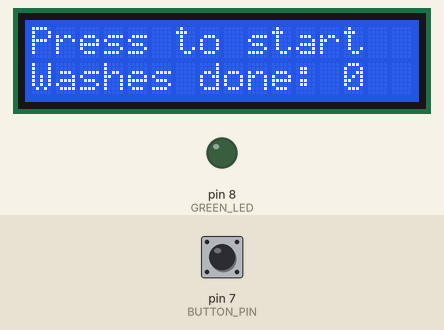
Recording of a sketch running on a simulated Arduino Uno, built with avr-gcc and run on an emulated ATmega328P. On the bench: 16×2 character LCD, output pins drawn as LEDs (lit = HIGH). The inputs (shaded band) are chosen by the test bench; at power-on: pin 7 (BUTTON_PIN) HIGH. What the sketch prints to the serial monitor is not drawn.

Above: at 1.2 s.
1.3 s: pin 7 (BUTTON_PIN) pulled LOW for 0.15 s
At 1.8 s:
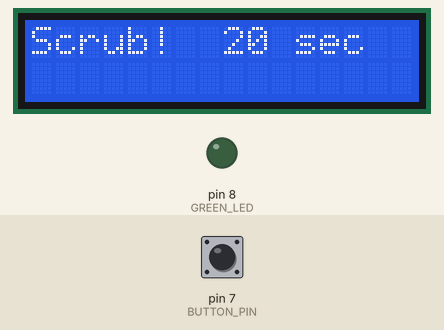
4.4 s: pin 7 (BUTTON_PIN) pulled LOW for 1 s
At 5.3 s:
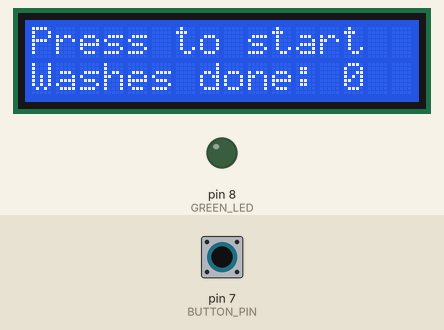
6.9 s: pin 7 (BUTTON_PIN) pulled LOW for 0.15 s
At 8.8 s:
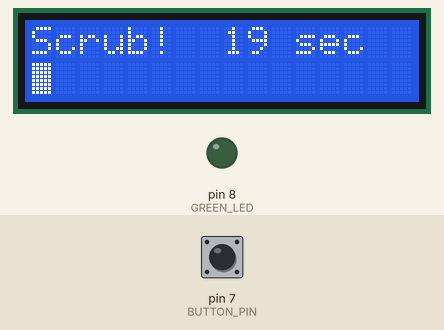
10.0 s: pin 7 (BUTTON_PIN) pulled LOW for 3.2 s
At 10.8 s:
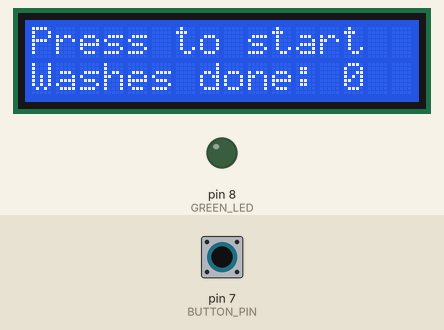
14.7 s: pin 7 (BUTTON_PIN) pulled LOW for 0.15 s
At 19.6 s:
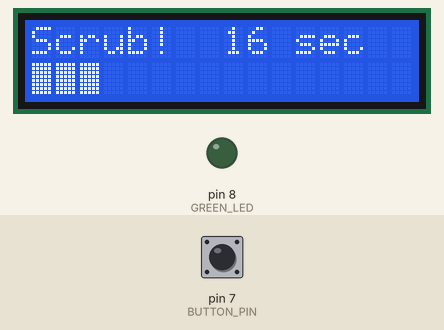
Timing chart, 0 to 21.1 s (numbered marks = the images above; inputs shaded):
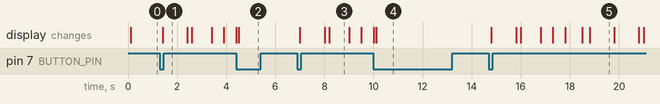

The sketch:

hand_wash_timer.ino
```cpp
#include <LiquidCrystal.h>

LiquidCrystal lcd(12, 11, 5, 4, 3, 2);  // RS, E, D4, D5, D6, D7

const int BUTTON_PIN = 7;
const int GREEN_LED = 8;

const unsigned long WASH_MS = 20000UL;     // 20-second scrub
const unsigned long DONE_SHOW_MS = 3000UL;
const unsigned long DRAW_INTERVAL_MS = 100;

const int STATE_IDLE = 0;
const int STATE_RUNNING = 1;
const int STATE_DONE = 2;

int state = STATE_IDLE;
unsigned long startedAt = 0;
unsigned long doneAt = 0;
unsigned long lastDraw = 0;
int washCount = 0;

bool btnStable = HIGH;
bool btnLastReading = HIGH;
unsigned long btnLastChange = 0;

// true once per debounced press
bool buttonPressed(unsigned long now) {
  bool reading = digitalRead(BUTTON_PIN);
  if (reading != btnLastReading) {
    btnLastChange = now;
    btnLastReading = reading;
  }
  if (now - btnLastChange > 30 && reading != btnStable) {
    btnStable = reading;
    if (btnStable == LOW) return true;
  }
  return false;
}

void printLine(int row, const char* text) {
  lcd.setCursor(0, row);
  int n = 0;
  while (text[n] != '\0' && n < 16) {
    lcd.print(text[n]);
    n++;
  }
  while (n < 16) {
    lcd.print(' ');
    n++;
  }
}

void printBar(int row, int filled) {
  lcd.setCursor(0, row);
  for (int i = 0; i < 16; i++) {
    if (i < filled) lcd.write((uint8_t)255);  // solid block
    else lcd.print(' ');
  }
}

void draw(unsigned long now) {
  char line[24];

  if (state == STATE_IDLE) {
    printLine(0, "Press to start");
    snprintf(line, sizeof(line), "Washes done: %d", washCount);
    printLine(1, line);

  } else if (state == STATE_RUNNING) {
    unsigned long elapsed = now - startedAt;
    int remaining = (WASH_MS - elapsed + 999) / 1000;  // round up
    snprintf(line, sizeof(line), "Scrub!  %2d sec", remaining);
    printLine(0, line);
    printBar(1, (int)(elapsed * 16UL / WASH_MS));

  } else {
    printLine(0, "Done! Rinse");
    printLine(1, "Well done");
  }
}

void setup() {
  Serial.begin(9600);
  pinMode(BUTTON_PIN, INPUT_PULLUP);
  pinMode(GREEN_LED, OUTPUT);
  lcd.begin(16, 2);
  Serial.println("ms,event,wash_count");
}

void loop() {
  unsigned long now = millis();
  bool pressed = buttonPressed(now);

  if (state == STATE_IDLE) {
    if (pressed) {
      state = STATE_RUNNING;
      startedAt = now;
      digitalWrite(GREEN_LED, LOW);
      Serial.print(now); Serial.print(",start,"); Serial.println(washCount);
    }

  } else if (state == STATE_RUNNING) {
    if (pressed) {  // cancel
      state = STATE_IDLE;
      Serial.print(now); Serial.print(",cancel,"); Serial.println(washCount);
    } else if (now - startedAt >= WASH_MS) {
      state = STATE_DONE;
      doneAt = now;
      washCount++;
      digitalWrite(GREEN_LED, HIGH);
      Serial.print(now); Serial.print(",complete,"); Serial.println(washCount);
    }

  } else {  // DONE
    if (pressed || now - doneAt >= DONE_SHOW_MS) {
      state = STATE_IDLE;
      digitalWrite(GREEN_LED, LOW);
    }
  }

  if (now - lastDraw >= DRAW_INTERVAL_MS) {
    lastDraw = now;
    draw(now);
  }
}
```

Measured:
- after the input at 1.3 s, the display: changes after 0.11 s (image 1)
- after the input at 4.4 s, the display: first differs from a run without the input after 0.11 s (image 2)
- after the input at 6.9 s, the display: first changes after 0.11 s (image 3 shows a later state)
- after the input at 10.0 s, the display: first differs from a run without the input after 0.11 s (image 4)
- after the input at 14.7 s, the display: first changes after 0.11 s (image 5 shows a later state)
- what the display in image 5 shows lasts 1.0 s, from 18.8 s to 19.8 s
